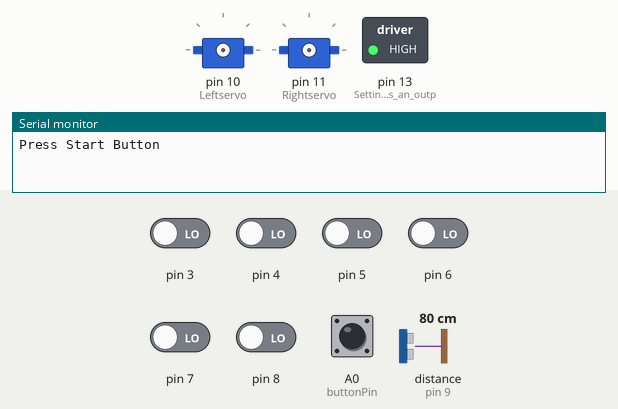
Recording of a sketch running on a simulated Arduino Uno, built with avr-gcc and run on an emulated ATmega328P. Shown: 2 × servo, switched loads named in the sketch (green lamp = pin HIGH), the last lines printed to the serial monitor. Dashed ring = blinking. Inputs (shaded band) come from the test bench; at power-on: A0 (buttonPin) HIGH, pin 3–8 LOW, distance to the obstacle (sensor on pin 9) 80 cm. The echo pulse lasts 58.3 µs per cm.

Above: at 0.8 s.
0.9 s: A0 (buttonPin) pulled LOW for 0.15 s
At 1.7 s:
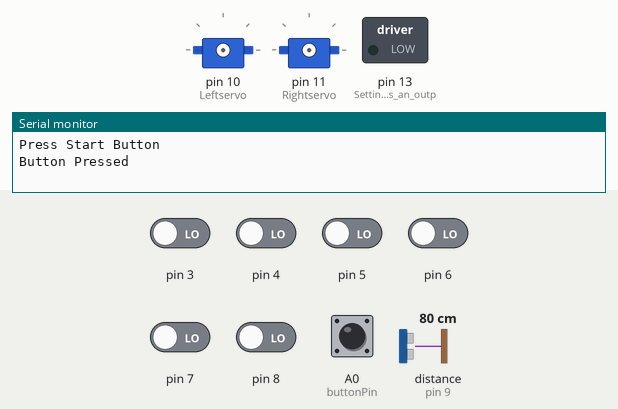
4.0 s: pin 3 driven HIGH
At 6.7 s:
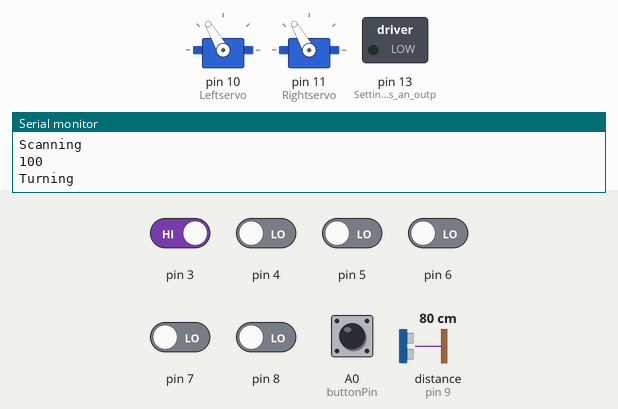
7.0 s: pin 3 driven LOW
At 7.6 s:
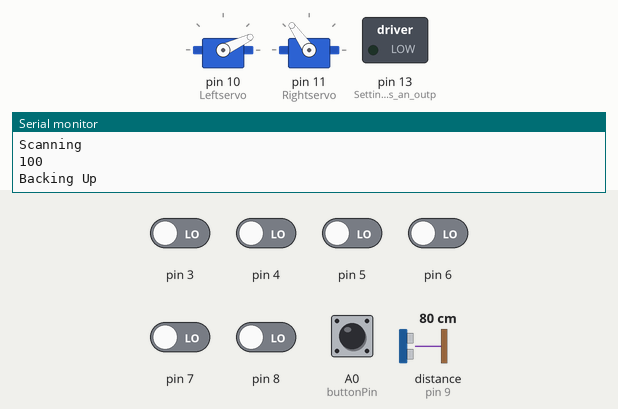
10.0 s: pin 4 driven HIGH
At 11.4 s:
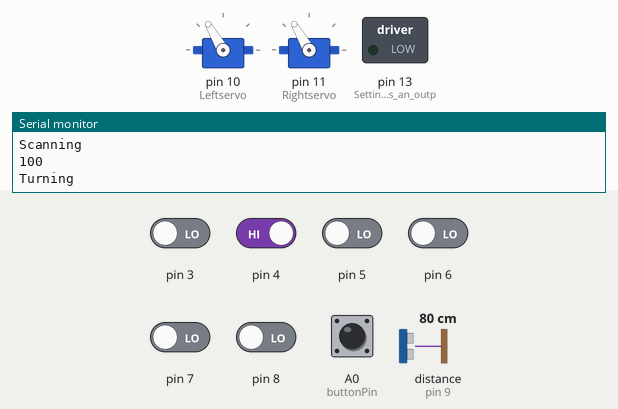
13.0 s: distance to the obstacle (sensor on pin 9) set to 54 cm
16.0 s: distance to the obstacle (sensor on pin 9) set to 43 cm
At 16.8 s:
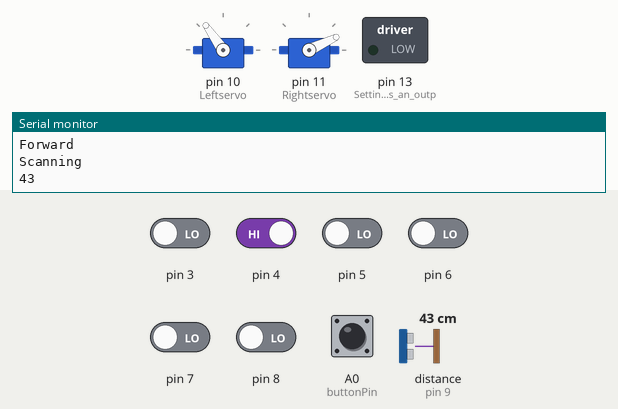
Timing chart, 0 to 18.5 s (numbered marks = the images above; inputs shaded):
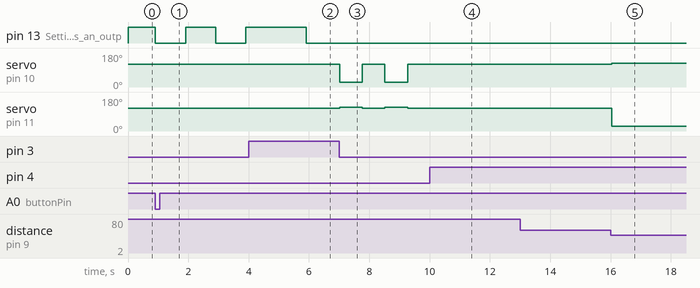

Measured:
- the behaviour switches between 49 and 48 cm on distance to the obstacle (sensor on pin 9) (found by bisection; images 4 and 5)
- after the input at 0.9 s, pin 13 (Setting_Pin_13_as_an_outp): alternates HIGH for 1.0 s and LOW for 1.0 s, starting at once
- after the input at 4.0 s, servo on pin 10 (Leftservo): stays 120° (without the input it goes to 25° after 1.9 s); servo on pin 11 (Rightservo): stays 120° (without the input it goes to 125° after 1.9 s)
- after the input at 7.0 s, servo on pin 10 (Leftservo): alternates 120° for 0.75 s and 25° for 0.75 s, starting at once; servo on pin 11 (Rightservo): alternates 125° for 0.75 s and 120° for 0.75 s, starting at once
- after the input at 10.0 s, servo on pin 10 (Leftservo), servo on pin 11 (Rightservo): stops changing and stays 120°
- after the input at 16.0 s, servo on pin 10 (Leftservo): 120° → 125° at once; servo on pin 11 (Rightservo): 120° → 25° at once

The sketch:

MTRAS_Kit_Sumo.ino
```cpp
/*
MTRAS SUMO robot kit example code.
Base code for SUMO kit build Jan 2020

Changelog:
02-26-2022 replaced foundObject with leaky accumulator.  Issue was that the robot would start
            toward an oponent but would then jump back into turning and scanning.  Adding the
            leaky accumulator code seemed to really help.

TO DO:
  -consider timing amount of time turning and searching for oponent. Currently, two competitors
  get hooked parallel to each other and just keep spinning because both robots spin in the same
  direction while searching for the other robot.  After the time elapses move foward or backwards a bit
  then try again.

Libraries Required:
  QTRSensors pololu library version 4
  NewPing
*/
#include <QTRSensors.h>
#include <Servo.h>
#include <NewPing.h>

#define NUM_SENSORS 6 // number of sensors used
#define TIMEOUT 2500 // waits for 2500 microseconds for sensor outputs to go low
#define EMITTER_PIN 2 // emitter is controlled by digital pin 2


// Odd numbered sensors 1 through 11 are connected to digital pins 3 through 8, respectively
QTRSensors qtrrc;

Servo Leftservo; // create servo object to control left servo
Servo Rightservo; // create servo object to control right servo

#define TRIGGER_PIN  12      // Wire the sensor from the Trig pin on the Sensor to pin 8 on the S rail.
#define ECHO_PIN      9  //Wire the sensor from Echo on the Sensor to pin 9 on the S rail.
#define MAX_DISTANCE 75 //Max distance you want the ultrasonic sensor to read in cm.
#define RING_BORDER_THRESHOLD 250 //can go to about 1000

NewPing sonar(TRIGGER_PIN, ECHO_PIN, MAX_DISTANCE); //instantiant instance of ping sensor

//variables used for ping sensor
unsigned int pingTime; //time it take for roundtrip read of ultrasonic signal
int distance;
int triggerDistance = 50; //Adjust this value to whatever you want the range detection of your robot to be. Measured in cm.
boolean objectFound=false; //used to determine if opponent is found
//variables used for pushbutton
int buttonState = 0;         // variable for reading the pushbutton status.
const int buttonPin = A0;     // Pin number of the pushbutton pin.
//variables used for line sensing
unsigned int sensorValues[NUM_SENSORS];
int foundAccumulator = 0; //used as a "leaky accumulator" in determining if robot is found

void setup(){

  Serial.begin(9600); // open the serial port at 9600 bps:

  qtrrc.setTypeRC(); //setup qt line sensor type, pin #s
  qtrrc.setSensorPins((const uint8_t[]) {3, 4, 5, 6, 7, 8},NUM_SENSORS);
  qtrrc.setEmitterPin(EMITTER_PIN);

  //set output pins
  pinMode(13, OUTPUT); //Setting Pin 13 as an output as it has a built in LED.
  pinMode(buttonPin, INPUT_PULLUP);  //setup pushbutton pin with internal pullup

  digitalWrite(13, HIGH);    // turn on Arduino's LED to indicate we are in 5 sec
                              //wait time before battle
  ButtonStart(); //wait for PB press and do countdown
  digitalWrite(13, LOW);     // turn off Arduino's LED to indicate ready for battle
}  //Ends setup routine.


void loop(){
  //variables used to average sensor values
  int sumOfReadings=0;
  int avgReading=0;
  // read calibrated sensor values and obtain a measure of the line position from 0 to 5000

  //int position=0;
  // read  sensor values values between 0 and XXXX
  qtrrc.read(sensorValues); //read sensor values

  for(int i=0; i<NUM_SENSORS;i++){ //calculate average reading for all 6 sensors
    sumOfReadings+=sensorValues[i];
  }
  avgReading=sumOfReadings/NUM_SENSORS;
  //Serial.println(avgReading);
  if(avgReading<RING_BORDER_THRESHOLD){  //if at ring border, turn then and go forward
    backup();
    delay(750);
    turn();
    delay(750); //time to allow turn, change time to make turn longer/shorter
    forward();  //go foward for some time to clear border
    //delay(500);
  }else{ //if not at ring border then
  //if(objectFound){//if see oponent, then go forward
    if(foundAccumulator>0){
    forward();
   }else{
    turn(); // if object no found then turn
   }
    //delay(100); //movement interval time before scanning again
    scan(); //scan to see if see opponent
  }
}

void forward(){
  Serial.println("Forward");       // print as an ASCII-encoded decimal
  Leftservo.write(125); // Give a value between 0 and 180. Theoretically 90 should stop both servos.But it varies slightly.
  Rightservo.write(25); // 0-80 controls the servo in one direction and 90 - 180 the other. The closer to90 the slower and vice versa.me to turned passed the point where it saw something and further to the
}

void backup(){
  Serial.println("Backing Up");       // print as an ASCII-encoded decimal
  Leftservo.write(25);
  Rightservo.write(125);
  //delay(1000);
  //turn();
}

void turn(){
  //could break this into two separate functions to
  //turn right or left based on which sensors saw line first
  Serial.println("Turning");       // print as an ASCII-encoded decimal
  Leftservo.write(120); //turn left
  Rightservo.write(120);
  //Leftservo.write(25);  //turn right
  //Rightservo.write(25);
  //scan(); //Go to scan so as we are turning we can see if an opponent is in front of us.
}

void scan() {
  //This portion of code uses the NewPing library to determine distance
  //using ultrasonic sensor
  Serial.println("Scanning");       // print as an ASCII-encoded decimal
  pingTime = sonar.ping(); //read time for ultrasonic ping roundtrip
  distance = pingTime / US_ROUNDTRIP_CM; //calc distance in CM
  if (distance == 0) {      //if null value set to very long
    distance = 100;
  }
  Serial.println(distance);
  delay(10);         //dealy before moving on
  //fDistance = distance;             //Taking the variable given from the scan result and assigning it to "fDistance".
  if (distance < triggerDistance) { // The robot saw something within the trigger distance.
   //forward();
   objectFound=true;  //set flag that opponent is found
   foundAccumulator+= 5;
  }else{
    objectFound=false;
    foundAccumulator-=1;
  }

  //constrain foundAccumulator
  if(foundAccumulator<0)
    foundAccumulator=0;
  if (foundAccumulator>20)
    foundAccumulator=20;
//else scan();

}

void ButtonStart(){
    int buttonState=HIGH; //set default button state to not pushed
    Serial.println("Press Start Button");       // print as an ASCII-encoded decimal
    digitalWrite(13, HIGH); //turn on LED while waiting for PB Press
  // check if the pushbutton is pressed. If it is, the buttonState is HIGH:
  while (buttonState == HIGH) {  //wait for pushbutton press
        // read the state of the pushbutton value:
        buttonState = digitalRead(buttonPin);
        delay(10); //debounce time
        //buttonState = digitalRead(buttonPin);
  }
        Serial.println("Button Pressed");       // print as an ASCII-encoded decimal
        digitalWrite(13, LOW); //blink light each second
        delay(1000); //Wait 5 seconds before beginning main loop.
        Serial.println("4"); // print as an ASCII-encoded decimal
        digitalWrite(13, HIGH); //blink light each second
        delay(1000); //Wait 5 seconds before beginning main loop.
        Serial.println("3"); // print as an ASCII-encoded decimal
        digitalWrite(13, LOW); //blink light each second
        delay(1000); //Wait 5 seconds before beginning main loop.
        Serial.println("2");  // print as an ASCII-encoded decimal
        digitalWrite(13, HIGH); //blink light each second
        delay(1000); //Wait 5 seconds before beginning main loop.
        Serial.println("1");       // print as an ASCII-encoded decimal
        delay(1000); //Wait 5 seconds before beginning main loop.
        digitalWrite(13, LOW); //blink light each second
        Serial.println("0-- GO");       // print as an ASCII-encoded decimal
        //attach servo inputs now
        Leftservo.attach(10);  // attaches the servo on pin 10 to the servo object
        Rightservo.attach(11);  // attaches the servo on pin 11 to the servo object

}
```
